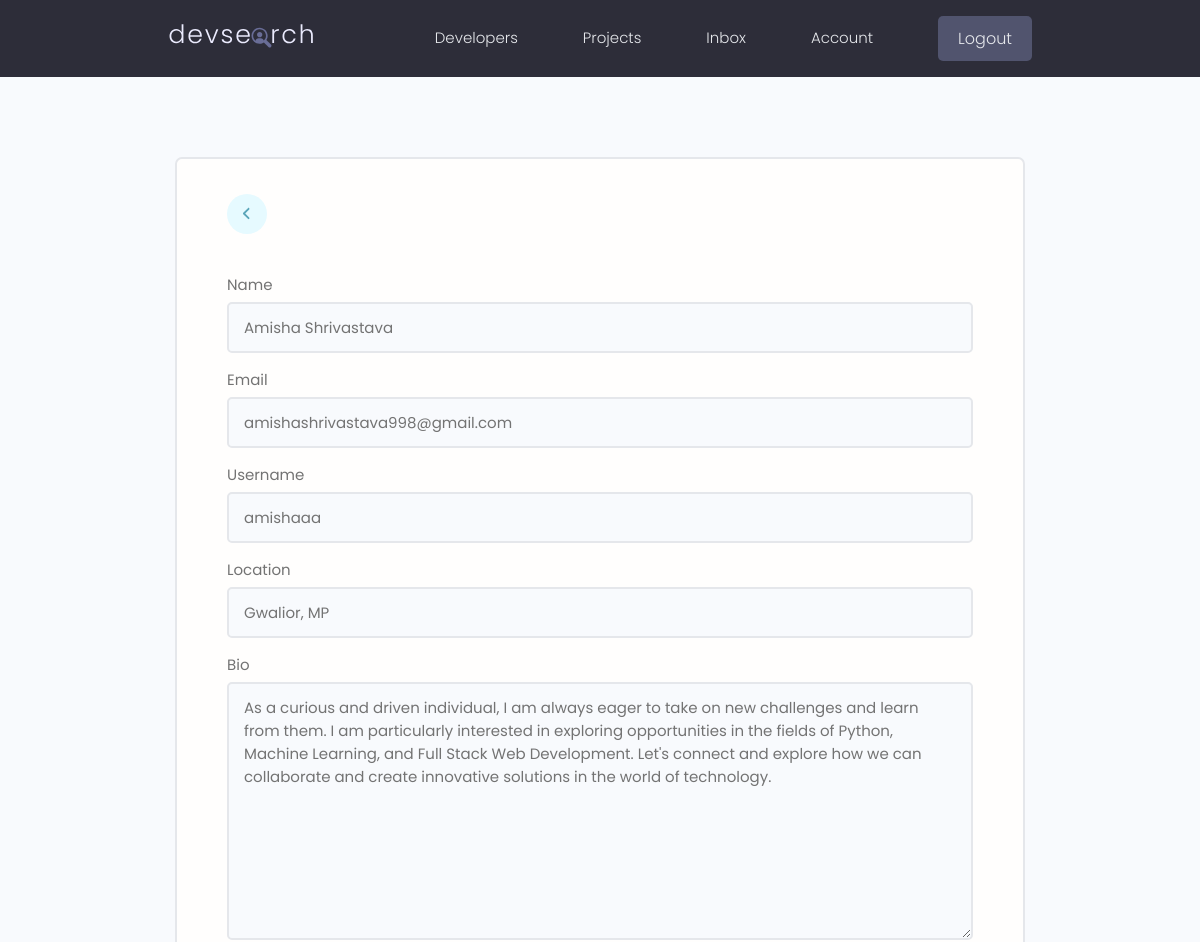
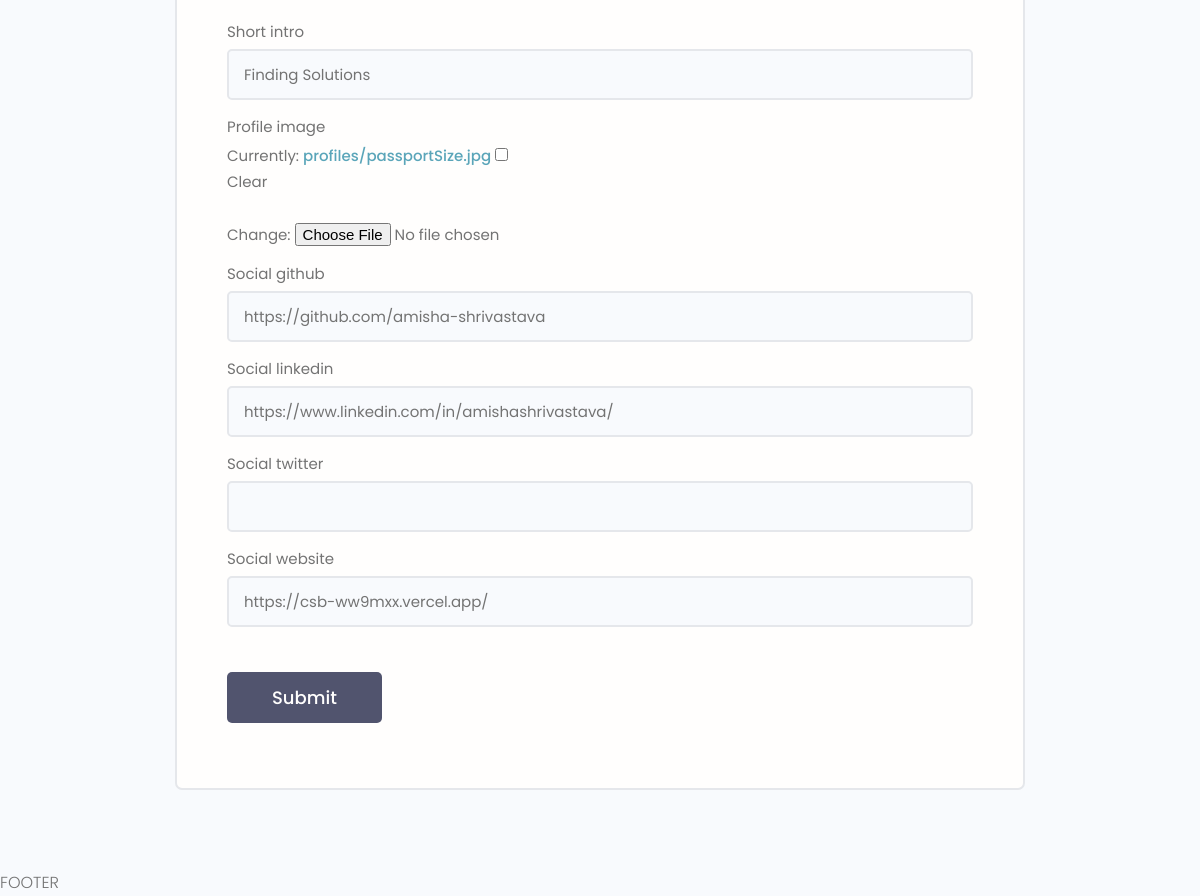
The page /edit-account/ (signed in) on the database its author committed (2 pictures, top to bottom).
### users/models.py (models this page shows, shortened)
class Profile(models.Model):
    user = models.OneToOneField(User, on_delete=models.CASCADE, null=True, blank=True)
    name = models.CharField(max_length=200, blank=True, null=True) #character field need max length
    email = models.EmailField(max_length=500, blank=True, null=True)
    username = models.CharField(max_length=200, blank=True, null=True)
    location = models.CharField(max_length=200, blank=True, null=True)
    short_intro = models.CharField(max_length=200, blank=True, null=True)
    bio = models.TextField(blank=True, null=True)
    profile_image = models.ImageField(null=True, blank=True, upload_to='profiles/', default='profiles/user-default.png') #requires image processig library pillow by default image goes to static folder
    social_github = models.CharField(max_length=200, blank=True, null=True)
    social_linkedin = models.CharField(max_length=200, blank=True, null=True)
    social_website = models.CharField(max_length=200, blank=True, null=True)
    social_twitter = models.CharField(max_length=200, blank=True, null=True)
    created = models.DateTimeField(auto_now_add=True)
    id = models.UUIDField(default=uuid.uuid4, unique=True, primary_key=True, editable=False)

### users/views.py (the view)
# urls.py: path('edit-account/',views.editAccount, name="edit-account"),
@login_required(login_url = 'login')
def editAccount(request):
    profile = request.user.profile
    form = ProfileForm(instance = profile)
    if request.method=='POST':
        form = ProfileForm(request.POST, request.FILES, instance = profile)
        if form.is_valid():
            form.save()
            return redirect('account')
    context = {'form':form}
    return render(request, 'users/profile_form.html', context)

### users/forms.py
class ProfileForm(ModelForm):
    class Meta:
        model = Profile
        fields = ['name', 'email', 'username',
                  'location', 'bio', 'short_intro', 'profile_image',
                  'social_github', 'social_linkedin', 'social_twitter', 'social_website']
    def __init__(self, *args, **kwargs):
        super(ProfileForm, self).__init__(*args, **kwargs)
        for name, field in self.fields.items():
            field.widget.attrs.update({'class': 'input'})

### users/templates/users/profile_form.html (shortened to what this page needs)
{% extends 'main.html'%}
{% block content%}
    <main class="formPage my-xl">
        <div class="content-box">
            <div class="formWrapper">
                <a class="backButton" href="{% url 'account'%}"><i class="fa-solid fa-angle-left"></i></a>
                <br>
                <form class="form" method="POST" action="{% url 'edit-account' %}" enctype="multipart/form-data">
                    {% for field in form %}
                    <div class="form__field">
                        <label for="formInput#text">{{field.label}} </label>
                        {{field}}
                    </div>
                    {% endfor %}
                    <input class="btn btn--sub btn--lg  my-md" type="submit" value="Submit" />
                </form>
            </div>
        </div>
    </main>
{% endblock %}

### static/styles/app.css (style rules this page uses)
:root { --color-sub: #2d2d39; }
.btn--sub { background-color: var(--color-sub-light); }
.content-box { width: 95%; max-width: 85rem; margin: 0 auto; }
.backButton { background: var(--color-main-light); color: var(--color-main); width: 4rem; height: 4rem; display: flex; align-items: center; justify-content: center; border-radius: 50%; }
.formPage .formWrapper { list-style: none; background: var(--color-white); padding: 3.5rem 5rem; border: 2px solid var(--color-light); border-radius: 0.7rem; }

### static/uikit/styles/modules/_variables.css (style rules this page uses)
:root { --color-main: #5aa5b9; --color-main-light: #e6faff; --color-sub: #3f4156; --color-sub-light: #51546e; --color-sub-lighter: #ededfd; --color-text: #737373; --color-gray: #8b8b8b; --color-light: #e5e7eb; --color-light-gray: #767676; --color-bg: #f8fafd; --color-white: #fffefd; --color-white-light: #f3f3f3; --color-success: #359e64; --color-success-bg: #def8e8; --color-error: #fc4b0b; --color-error-bg: #fff2ee; --font-base: 'Poppins', arial, helvetica, 'Segoe UI', roboto, ubuntu, sans-serif; --font-monospace: 'Fira Code', 'Courier New', courier, monospace; --font-regular: 300; --font-medium: 500; --font-bold: 700; --generic-shadow: 1px 1px 5px #00000010; --generic-transition: all 0.3s ease-in-out; }

### static/uikit/styles/modules/_base.css (style rules this page uses)
* { margin: 0; padding: 0; box-sizing: border-box; text-rendering: optimizeLegibility; color: inherit; font-size: inherit; }
html { font-size: 50%; }
@media only screen and (min-width: 480px) { html { font-size: 56.25%; } }
@media only screen and (min-width: 1200px) { html { font-size: 62.5%; } }
body { line-height: 1.6; font-weight: 400; font-size: 1.5rem; color: var(--color-text); background-color: var(--color-bg); min-height: 100vh; }

### static/uikit/styles/modules/_typography.css (style rules this page uses)
* { font-family: var(--font-base); }
a { padding-bottom: 2px; text-decoration: none; display: inline-block; color: var(--color-main); font-weight: var(--font-medium); }

### static/uikit/styles/modules/_utilities.css (style rules this page uses)
.my-md { margin: 3rem auto; }
.my-xl { margin: 8rem auto; }

### static/uikit/styles/modules/_button.css (style rules this page uses)
.btn { display: inline-block; position: relative; cursor: pointer; background-color: var(--color-light); font-weight: var(--font-medium); color: var(--color-sub); text-decoration: none; padding: 1rem 2rem; border-radius: 0.5rem; border: none; width: -webkit-fit-content; width: -moz-fit-content; width: fit-content; height: -webkit-fit-content; height: -moz-fit-content; height: fit-content; font-size: 1.6rem; outline-width: 0; outline-color: transparent; -webkit-backface-visibility: hidden; backface-visibility: hidden; transition: all 0.3s ease-in-out; }
.btn--sub { background-color: var(--color-sub); color: var(--color-white); }
.btn--lg { font-size: 1.8rem; padding: 1.2rem 4.5rem; }

### static/uikit/styles/modules/_form.css (style rules this page uses)
.form { display: block; }
.form__field { margin-top: 1.5rem; margin-bottom: 1.5rem; }
.form__label, .form__field > label { display: block; margin-bottom: 0.5rem; color: var(--color-text); }
input.input[type='text'], input.input[type='email'], input.input[type='password'], input.input[type='number'], textarea.input { min-width: 24rem; width: 100%; padding: 1.2rem 1.5rem; border-radius: 0.5rem; border: 2px solid var(--color-light); transition: all 0.3s ease-in-out; background-color: var(--color-bg); }

### rows shown on the page
Profile: form "Amisha Shrivastava" "amishashrivastava998@gmail.com" "amishaaa" "Gwalior, MP" "As a curious and driven individual, I am always eager to take on new challenges and learn from them. I am particularly interested in exploring opportunities in the fields of Python, Machine Learning, and Full Stack Web Development. Let's connect and explore how we can collaborate and create innovative solutions in the world of technology." "Finding Solutions" "https://github.com/amisha-shrivastava" "https://www.linkedin.com/in/amishashrivastava/" "https://csb-ww9mxx.vercel.app/"

### other values the page prints
{{ field.label }} "Name" "Email" "Username" "Location" "Bio" "Short intro" "Profile image" "Social github" "Social linkedin" "Social twitter" "Social website"
